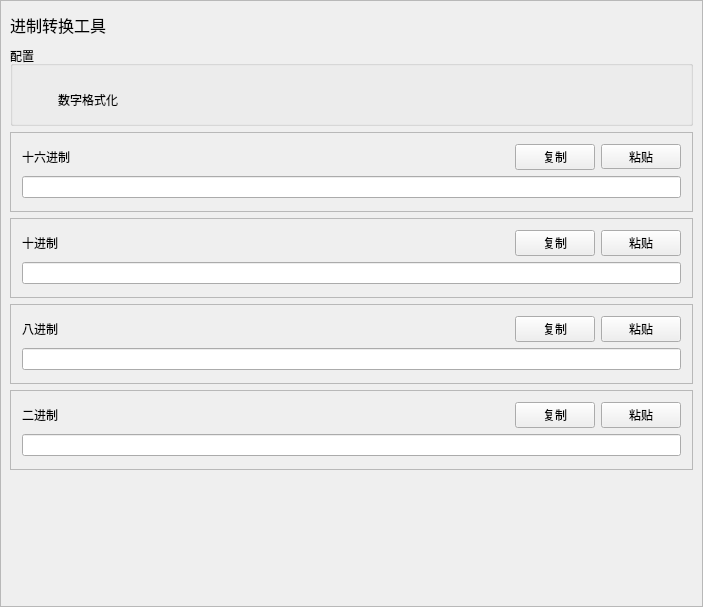
<?xml version="1.0" encoding="UTF-8"?>
<ui version="4.0">
 <class>ConvertBinaryClass</class>
 <widget class="QWidget" name="ConvertBinaryClass">
  <property name="geometry">
   <rect>
    <x>0</x>
    <y>0</y>
    <width>703</width>
    <height>607</height>
   </rect>
  </property>
  <property name="windowTitle">
   <string>ConvertBinary</string>
  </property>
  <layout class="QGridLayout" name="gridLayout">
   <property name="leftMargin">
    <number>0</number>
   </property>
   <property name="topMargin">
    <number>0</number>
   </property>
   <property name="rightMargin">
    <number>0</number>
   </property>
   <property name="bottomMargin">
    <number>0</number>
   </property>
   <property name="spacing">
    <number>0</number>
   </property>
   <item row="0" column="0">
    <widget class="QScrollArea" name="scrollArea">
     <property name="widgetResizable">
      <bool>true</bool>
     </property>
     <widget class="QWidget" name="scrollAreaWidgetContents">
      <property name="geometry">
       <rect>
        <x>0</x>
        <y>0</y>
        <width>701</width>
        <height>605</height>
       </rect>
      </property>
      <layout class="QGridLayout" name="gridLayout_2">
       <property name="leftMargin">
        <number>0</number>
       </property>
       <property name="topMargin">
        <number>0</number>
       </property>
       <property name="rightMargin">
        <number>0</number>
       </property>
       <property name="bottomMargin">
        <number>0</number>
       </property>
       <property name="spacing">
        <number>0</number>
       </property>
       <item row="0" column="0">
        <widget class="QWidget" name="widget" native="true">
         <layout class="QGridLayout" name="gridLayout_8">
          <property name="leftMargin">
           <number>9</number>
          </property>
          <property name="topMargin">
           <number>9</number>
          </property>
          <property name="rightMargin">
           <number>9</number>
          </property>
          <property name="bottomMargin">
           <number>9</number>
          </property>
          <item row="4" column="0">
           <widget class="QFrame" name="frame_3">
            <property name="minimumSize">
             <size>
              <width>0</width>
              <height>80</height>
             </size>
            </property>
            <property name="maximumSize">
             <size>
              <width>16777215</width>
              <height>80</height>
             </size>
            </property>
            <property name="frameShape">
             <enum>QFrame::StyledPanel</enum>
            </property>
            <property name="frameShadow">
             <enum>QFrame::Raised</enum>
            </property>
            <layout class="QGridLayout" name="gridLayout_6">
             <item row="0" column="0">
              <layout class="QHBoxLayout" name="horizontalLayout_4">
               <item>
                <widget class="QLabel" name="label_6">
                 <property name="text">
                  <string>八进制</string>
                 </property>
                </widget>
               </item>
               <item>
                <spacer name="horizontalSpacer_4">
                 <property name="orientation">
                  <enum>Qt::Horizontal</enum>
                 </property>
                 <property name="sizeHint" stdset="0">
                  <size>
                   <width>40</width>
                   <height>20</height>
                  </size>
                 </property>
                </spacer>
               </item>
               <item>
                <widget class="QPushButton" name="copyPushButton_3">
                 <property name="text">
                  <string>复制</string>
                 </property>
                 <property name="icon">
                  <iconset resource="devtoys.qrc">
                   <normaloff>:/DevToys/icon/复制.png</normaloff>:/DevToys/icon/复制.png</iconset>
                 </property>
                </widget>
               </item>
               <item>
                <widget class="QPushButton" name="eightPushButton">
                 <property name="text">
                  <string>粘贴</string>
                 </property>
                 <property name="icon">
                  <iconset resource="devtoys.qrc">
                   <normaloff>:/DevToys/icon/粘贴.png</normaloff>:/DevToys/icon/粘贴.png</iconset>
                 </property>
                </widget>
               </item>
              </layout>
             </item>
             <item row="1" column="0">
              <widget class="QLineEdit" name="eightLineEdit"/>
             </item>
            </layout>
           </widget>
          </item>
          <item row="0" column="0">
           <widget class="QLabel" name="label">
            <property name="minimumSize">
             <size>
              <width>0</width>
              <height>30</height>
             </size>
            </property>
            <property name="maximumSize">
             <size>
              <width>16777215</width>
              <height>30</height>
             </size>
            </property>
            <property name="font">
             <font>
              <pointsize>12</pointsize>
             </font>
            </property>
            <property name="text">
             <string>进制转换工具</string>
            </property>
           </widget>
          </item>
          <item row="5" column="0">
           <widget class="QFrame" name="frame_4">
            <property name="minimumSize">
             <size>
              <width>0</width>
              <height>80</height>
             </size>
            </property>
            <property name="maximumSize">
             <size>
              <width>16777215</width>
              <height>80</height>
             </size>
            </property>
            <property name="frameShape">
             <enum>QFrame::StyledPanel</enum>
            </property>
            <property name="frameShadow">
             <enum>QFrame::Raised</enum>
            </property>
            <layout class="QGridLayout" name="gridLayout_7">
             <item row="0" column="0">
              <layout class="QHBoxLayout" name="horizontalLayout_5">
               <item>
                <widget class="QLabel" name="label_7">
                 <property name="text">
                  <string>二进制</string>
                 </property>
                </widget>
               </item>
               <item>
                <spacer name="horizontalSpacer_5">
                 <property name="orientation">
                  <enum>Qt::Horizontal</enum>
                 </property>
                 <property name="sizeHint" stdset="0">
                  <size>
                   <width>40</width>
                   <height>20</height>
                  </size>
                 </property>
                </spacer>
               </item>
               <item>
                <widget class="QPushButton" name="copyPushButton_4">
                 <property name="text">
                  <string>复制</string>
                 </property>
                 <property name="icon">
                  <iconset resource="devtoys.qrc">
                   <normaloff>:/DevToys/icon/复制.png</normaloff>:/DevToys/icon/复制.png</iconset>
                 </property>
                </widget>
               </item>
               <item>
                <widget class="QPushButton" name="twoPushButton">
                 <property name="text">
                  <string>粘贴</string>
                 </property>
                 <property name="icon">
                  <iconset resource="devtoys.qrc">
                   <normaloff>:/DevToys/icon/粘贴.png</normaloff>:/DevToys/icon/粘贴.png</iconset>
                 </property>
                </widget>
               </item>
              </layout>
             </item>
             <item row="1" column="0">
              <widget class="QLineEdit" name="twoLineEdit"/>
             </item>
            </layout>
           </widget>
          </item>
          <item row="3" column="0">
           <widget class="QFrame" name="frame_2">
            <property name="minimumSize">
             <size>
              <width>0</width>
              <height>80</height>
             </size>
            </property>
            <property name="maximumSize">
             <size>
              <width>16777215</width>
              <height>80</height>
             </size>
            </property>
            <property name="frameShape">
             <enum>QFrame::StyledPanel</enum>
            </property>
            <property name="frameShadow">
             <enum>QFrame::Raised</enum>
            </property>
            <layout class="QGridLayout" name="gridLayout_5">
             <item row="0" column="0">
              <layout class="QHBoxLayout" name="horizontalLayout_3">
               <item>
                <widget class="QLabel" name="label_5">
                 <property name="text">
                  <string>十进制</string>
                 </property>
                </widget>
               </item>
               <item>
                <spacer name="horizontalSpacer_3">
                 <property name="orientation">
                  <enum>Qt::Horizontal</enum>
                 </property>
                 <property name="sizeHint" stdset="0">
                  <size>
                   <width>40</width>
                   <height>20</height>
                  </size>
                 </property>
                </spacer>
               </item>
               <item>
                <widget class="QPushButton" name="copyPushButton_2">
                 <property name="text">
                  <string>复制</string>
                 </property>
                 <property name="icon">
                  <iconset resource="devtoys.qrc">
                   <normaloff>:/DevToys/icon/复制.png</normaloff>:/DevToys/icon/复制.png</iconset>
                 </property>
                </widget>
               </item>
               <item>
                <widget class="QPushButton" name="tenPushButton">
                 <property name="text">
                  <string>粘贴</string>
                 </property>
                 <property name="icon">
                  <iconset resource="devtoys.qrc">
                   <normaloff>:/DevToys/icon/粘贴.png</normaloff>:/DevToys/icon/粘贴.png</iconset>
                 </property>
                </widget>
               </item>
              </layout>
             </item>
             <item row="1" column="0">
              <widget class="QLineEdit" name="tenLineEdit"/>
             </item>
            </layout>
           </widget>
          </item>
          <item row="2" column="0">
           <widget class="QFrame" name="frame">
            <property name="minimumSize">
             <size>
              <width>0</width>
              <height>80</height>
             </size>
            </property>
            <property name="maximumSize">
             <size>
              <width>16777215</width>
              <height>80</height>
             </size>
            </property>
            <property name="frameShape">
             <enum>QFrame::StyledPanel</enum>
            </property>
            <property name="frameShadow">
             <enum>QFrame::Raised</enum>
            </property>
            <layout class="QGridLayout" name="gridLayout_4">
             <item row="0" column="0">
              <layout class="QHBoxLayout" name="horizontalLayout_2">
               <item>
                <widget class="QLabel" name="label_4">
                 <property name="text">
                  <string>十六进制</string>
                 </property>
                </widget>
               </item>
               <item>
                <spacer name="horizontalSpacer_2">
                 <property name="orientation">
                  <enum>Qt::Horizontal</enum>
                 </property>
                 <property name="sizeHint" stdset="0">
                  <size>
                   <width>40</width>
                   <height>20</height>
                  </size>
                 </property>
                </spacer>
               </item>
               <item>
                <widget class="QPushButton" name="copyPushButton">
                 <property name="text">
                  <string>复制</string>
                 </property>
                 <property name="icon">
                  <iconset resource="devtoys.qrc">
                   <normaloff>:/DevToys/icon/复制.png</normaloff>:/DevToys/icon/复制.png</iconset>
                 </property>
                </widget>
               </item>
               <item>
                <widget class="QPushButton" name="sixtennPushButton">
                 <property name="maximumSize">
                  <size>
                   <width>16777215</width>
                   <height>25</height>
                  </size>
                 </property>
                 <property name="text">
                  <string>粘贴</string>
                 </property>
                 <property name="icon">
                  <iconset resource="devtoys.qrc">
                   <normaloff>:/DevToys/icon/粘贴.png</normaloff>:/DevToys/icon/粘贴.png</iconset>
                 </property>
                </widget>
               </item>
              </layout>
             </item>
             <item row="1" column="0">
              <widget class="QLineEdit" name="SixTeenLineEdit"/>
             </item>
            </layout>
           </widget>
          </item>
          <item row="1" column="0">
           <widget class="QGroupBox" name="groupBox">
            <property name="maximumSize">
             <size>
              <width>16777215</width>
              <height>80</height>
             </size>
            </property>
            <property name="title">
             <string>配置</string>
            </property>
            <layout class="QGridLayout" name="gridLayout_3">
             <property name="leftMargin">
              <number>9</number>
             </property>
             <property name="topMargin">
              <number>9</number>
             </property>
             <property name="rightMargin">
              <number>9</number>
             </property>
             <property name="bottomMargin">
              <number>9</number>
             </property>
             <property name="spacing">
              <number>0</number>
             </property>
             <item row="0" column="0">
              <layout class="QHBoxLayout" name="horizontalLayout">
               <item>
                <widget class="QLabel" name="label_2">
                 <property name="minimumSize">
                  <size>
                   <width>30</width>
                   <height>30</height>
                  </size>
                 </property>
                 <property name="maximumSize">
                  <size>
                   <width>30</width>
                   <height>30</height>
                  </size>
                 </property>
                 <property name="text">
                  <string/>
                 </property>
                 <property name="pixmap">
                  <pixmap resource="devtoys.qrc">:/DevToys/icon/格式化类型工具.png</pixmap>
                 </property>
                 <property name="scaledContents">
                  <bool>true</bool>
                 </property>
                </widget>
               </item>
               <item>
                <widget class="QLabel" name="label_3">
                 <property name="minimumSize">
                  <size>
                   <width>0</width>
                   <height>50</height>
                  </size>
                 </property>
                 <property name="maximumSize">
                  <size>
                   <width>16777215</width>
                   <height>50</height>
                  </size>
                 </property>
                 <property name="text">
                  <string>数字格式化</string>
                 </property>
                </widget>
               </item>
               <item>
                <spacer name="horizontalSpacer">
                 <property name="orientation">
                  <enum>Qt::Horizontal</enum>
                 </property>
                 <property name="sizeHint" stdset="0">
                  <size>
                   <width>40</width>
                   <height>20</height>
                  </size>
                 </property>
                </spacer>
               </item>
               <item>
                <widget class="SlideButton" name="slideButton" native="true">
                 <property name="minimumSize">
                  <size>
                   <width>80</width>
                   <height>20</height>
                  </size>
                 </property>
                 <property name="maximumSize">
                  <size>
                   <width>80</width>
                   <height>20</height>
                  </size>
                 </property>
                </widget>
               </item>
              </layout>
             </item>
            </layout>
           </widget>
          </item>
          <item row="6" column="0">
           <spacer name="verticalSpacer">
            <property name="orientation">
             <enum>Qt::Vertical</enum>
            </property>
            <property name="sizeHint" stdset="0">
             <size>
              <width>20</width>
              <height>40</height>
             </size>
            </property>
           </spacer>
          </item>
         </layout>
        </widget>
       </item>
      </layout>
     </widget>
    </widget>
   </item>
  </layout>
 </widget>
 <layoutdefault spacing="6" margin="11"/>
 <customwidgets>
  <customwidget>
   <class>SlideButton</class>
   <extends>QWidget</extends>
   <header>slidebutton.h</header>
   <container>1</container>
  </customwidget>
 </customwidgets>
 <resources>
  <include location="devtoys.qrc"/>
 </resources>
 <connections/>
</ui>
